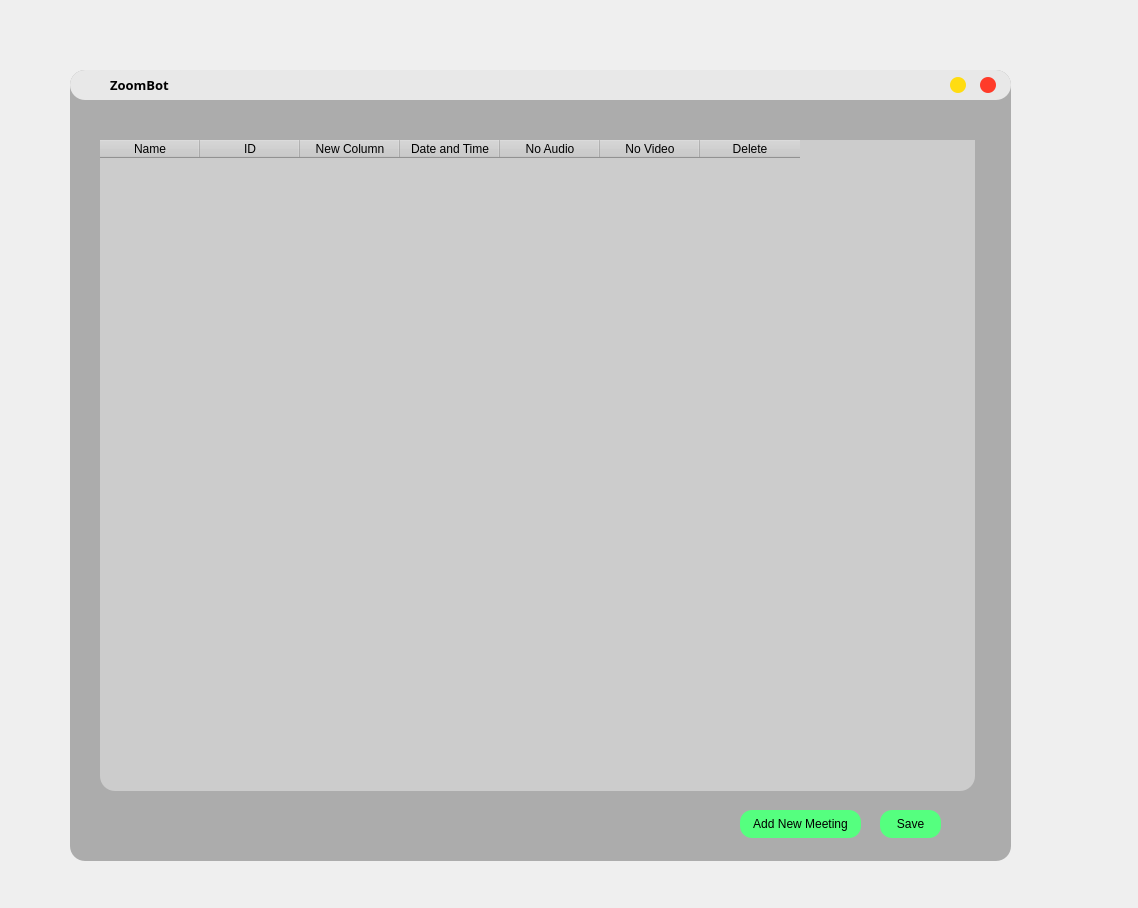
<?xml version="1.0" encoding="UTF-8"?>
<ui version="4.0">
 <class>MainWindow</class>
 <widget class="QMainWindow" name="MainWindow">
  <property name="geometry">
   <rect>
    <x>0</x>
    <y>0</y>
    <width>1138</width>
    <height>908</height>
   </rect>
  </property>
  <property name="windowTitle">
   <string>MainWindow</string>
  </property>
  <widget class="QWidget" name="centralwidget">
   <widget class="QFrame" name="mainWin">
    <property name="geometry">
     <rect>
      <x>70</x>
      <y>70</y>
      <width>941</width>
      <height>791</height>
     </rect>
    </property>
    <property name="styleSheet">
     <string notr="true">background-color: rgb(172, 172, 172);
border-radius:15px</string>
    </property>
    <property name="frameShape">
     <enum>QFrame::StyledPanel</enum>
    </property>
    <property name="frameShadow">
     <enum>QFrame::Raised</enum>
    </property>
    <widget class="QFrame" name="titleBar">
     <property name="geometry">
      <rect>
       <x>0</x>
       <y>0</y>
       <width>941</width>
       <height>30</height>
      </rect>
     </property>
     <property name="font">
      <font>
       <family>Segoe UI Semibold</family>
       <pointsize>10</pointsize>
       <weight>75</weight>
       <bold>true</bold>
      </font>
     </property>
     <property name="styleSheet">
      <string notr="true">background-color: rgb(232, 232, 232);</string>
     </property>
     <property name="frameShape">
      <enum>QFrame::StyledPanel</enum>
     </property>
     <property name="frameShadow">
      <enum>QFrame::Raised</enum>
     </property>
     <widget class="QPushButton" name="closeBtn">
      <property name="geometry">
       <rect>
        <x>910</x>
        <y>7</y>
        <width>16</width>
        <height>16</height>
       </rect>
      </property>
      <property name="styleSheet">
       <string notr="true">QPushButton
{
	background-color: rgb(255, 59, 41);
	border-radius:8px
}
QPushButton:hover
{
	background-color: rgb(197, 37, 37);
	border-radius:8px
}</string>
      </property>
      <property name="text">
       <string/>
      </property>
     </widget>
     <widget class="QPushButton" name="minBtn">
      <property name="geometry">
       <rect>
        <x>880</x>
        <y>7</y>
        <width>16</width>
        <height>16</height>
       </rect>
      </property>
      <property name="styleSheet">
       <string notr="true">QPushButton
{
	background-color: rgb(255, 220, 17);
	border-radius:8px
}
QPushButton:hover
{
	background-color: rgb(212, 182, 28);
	border-radius:8px
}</string>
      </property>
      <property name="text">
       <string/>
      </property>
     </widget>
     <widget class="QLabel" name="appName">
      <property name="geometry">
       <rect>
        <x>40</x>
        <y>0</y>
        <width>81</width>
        <height>30</height>
       </rect>
      </property>
      <property name="font">
       <font>
        <family>Segoe UI Semibold</family>
        <pointsize>10</pointsize>
        <weight>75</weight>
        <bold>true</bold>
       </font>
      </property>
      <property name="text">
       <string>ZoomBot</string>
      </property>
     </widget>
    </widget>
    <widget class="QTableWidget" name="tableWidget">
     <property name="geometry">
      <rect>
       <x>30</x>
       <y>70</y>
       <width>875</width>
       <height>651</height>
      </rect>
     </property>
     <property name="styleSheet">
      <string notr="true">background-color: rgb(204, 204, 204);</string>
     </property>
     <column>
      <property name="text">
       <string>Name</string>
      </property>
     </column>
     <column>
      <property name="text">
       <string>ID</string>
      </property>
     </column>
     <column>
      <property name="text">
       <string>New Column</string>
      </property>
     </column>
     <column>
      <property name="text">
       <string>Date and Time</string>
      </property>
     </column>
     <column>
      <property name="text">
       <string>No Audio</string>
      </property>
     </column>
     <column>
      <property name="text">
       <string>No Video</string>
      </property>
     </column>
     <column>
      <property name="text">
       <string>Delete</string>
      </property>
     </column>
    </widget>
    <widget class="QPushButton" name="saveBtn">
     <property name="geometry">
      <rect>
       <x>810</x>
       <y>740</y>
       <width>61</width>
       <height>28</height>
      </rect>
     </property>
     <property name="styleSheet">
      <string notr="true">QPushButton
{
	background-color: rgb(85, 255, 127);
	border-radius:12px
}
QPushButton:hover
{
	background-color: rgb(66, 198, 97);
	border-radius:12px
}
</string>
     </property>
     <property name="text">
      <string>Save</string>
     </property>
    </widget>
    <widget class="QPushButton" name="addBtn">
     <property name="geometry">
      <rect>
       <x>670</x>
       <y>740</y>
       <width>121</width>
       <height>28</height>
      </rect>
     </property>
     <property name="styleSheet">
      <string notr="true">QPushButton
{
	background-color: rgb(85, 255, 127);
	border-radius:12px
}
QPushButton:hover
{
	background-color: rgb(66, 198, 97);
	border-radius:12px
}
</string>
     </property>
     <property name="text">
      <string>Add New Meeting</string>
     </property>
    </widget>
   </widget>
  </widget>
 </widget>
 <resources/>
 <connections/>
</ui>
